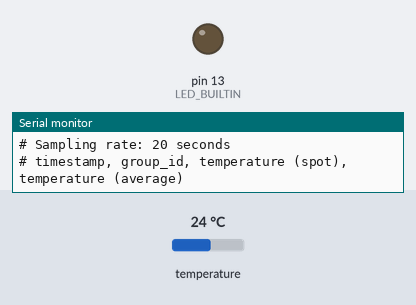
Bench run of a sketch on a simulated Arduino Uno, built with avr-gcc and run on an emulated ATmega328P. On the bench: output pins drawn as LEDs (lit = HIGH), the last lines printed to the serial monitor. Inputs (shaded band) come from the test bench; at power-on: temperature 24 °C. The local clock reads 2024-03-15 10:24:30 at power-on unless the sketch sets it; storage starts empty.

Above: at 10.1 s.
At 20.21 s:
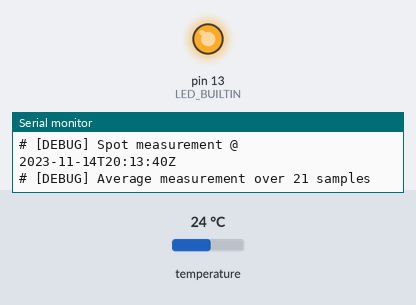
Timing chart, 0 to 26.6 s (numbered marks = the images above):
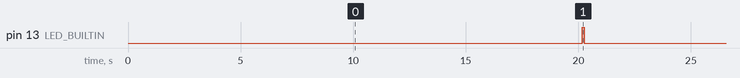

Measured:
- by itself, pin 13 (LED_BUILTIN): alternates HIGH for 0.09 s and LOW for 20.3 s

The sketch:

TemperatureLogger.ino
```cpp
/***********************************************************
 * Read a DS18B20 temperature sensor
 * Author: Markus Ritschel
 * E-Mail: git@markusritschel.de
 * ************************************************************/
// Load required libraries
#include <RTClib.h>
#include <OneWire.h>
#include <DallasTemperature.h>
#include <SD.h>


// Define variables and constants
#define ONE_WIRE_BUS 2                    // Data wire is plugged into DIGITAL PIN on the Arduino
const String logfile = "temperature.log"; // Name of the log file on the SD card
const int group_id = 1;                   // Your group ID to identify your logger
unsigned long currentMillis;
unsigned long lastMillis;
const unsigned long measurementInterval = 20*1000; // Measurement interval in milliseconds


// setup instances
RTC_DS1307 rtc;                       // Setup RTC instance and make available as `rtc`
OneWire oneWire(ONE_WIRE_BUS);        // Setup a oneWire instance to communicate with any OneWire device
DallasTemperature sensors(&oneWire);  // Pass oneWire reference to DallasTemperature library


void setup(void)
{
  pinMode(LED_BUILTIN, OUTPUT);

  Serial.begin(9600);   // Start Serial communication

  // Initialize RTC
  if (!rtc.begin()) {
    Serial.println("Couldn't find RTC");
    Serial.flush();
    while (1);
  }

  // automatically set the RTC to the date & time on PC this sketch was compiled
  rtc.adjust(DateTime(F(__DATE__), F(__TIME__)) - TimeSpan(0,1,59,50));   // adjust clock via local time to UTC
  Serial.println(F("RTC adjusted to UTC time!"));

  // Initialize the SD card module (connects internally to pin 10)
  if (!SD.begin(10)) {
    Serial.println("# SD card failed, or not present");
    return;     // don't do anything more:
  } else {
    Serial.println("# SD card initialized");
  }

  // Locate sensors on the bus
  static int deviceCount;
  Serial.print("# Locating devices on pin ");
  Serial.print(ONE_WIRE_BUS);
  Serial.println("");

  // NOTE: When writing to SD, comment out non-data strings with `#`
  write2SD("# Sampling rate: ");
  write2SD(String(measurementInterval/1000));
  writeln2SD(" seconds");
  writeln2SD("# timestamp, group_id, temperature (spot), temperature (average)");

  lastMillis = millis();
}

void loop(void)
{
  static unsigned long deltaMillis;
  static int sampleIndex = 0;
  static float tempC;
  static float tempAvg = 0;
  static float tempSpot = 0;

  // Send command to all the sensors for temperature conversion
  sensors.requestTemperatures();
  // Read temperature data from sensor
  tempC = sensors.getTempCByIndex(0);
  tempAvg += tempC;
  sampleIndex += 1;

  currentMillis = millis();
  deltaMillis = currentMillis-lastMillis;

  // If interval has passed, write output
  if (deltaMillis >= (measurementInterval-200))
  {
    // Measurement done
    digitalWrite(LED_BUILTIN, HIGH);
    // Divide by number of samples to get average value
    tempAvg /= sampleIndex;
    Serial.print("# [DEBUG] Average measurement over ");
    Serial.print(sampleIndex);
    Serial.println(" samples");

    // # timestamp, sensor_id (2 digits), T in °C (2 digits; spot), T in °C (2 digits; avg)
    write2SD(getISOtime());
    write2SD(", ");
    write2SD(twodigits(group_id));
    write2SD(", ");
    write2SD(String(tempSpot));
    write2SD(", ");
    write2SD(String(tempAvg));
    writeln2SD("");

    // Reset variables
    tempAvg = 0;
    tempSpot = 0;
    sampleIndex = 0;
    lastMillis = currentMillis;

    digitalWrite(LED_BUILTIN, LOW);
  } else
  // Set spot measurement if about half the time has elapsed (i.e. by around 750ms)
  if ((deltaMillis > measurementInterval/3) and (deltaMillis%(measurementInterval/2) <= 750))
  {
    tempSpot = tempC;
    Serial.print("# [DEBUG] Spot measurement @ ");
    Serial.println(getISOtime());
  }

  delay(200);
}


/******************************************
Helper function to format datetime elements
as two digit (leading zeros) string

Parameters: Integer value
Returns: String repr. of two digit number
******************************************/
String twodigits(int x) {
    String output = "";
    if (x < 10) {
        output += "0";
        output += x;
    } else {
        output = x;
    }
    return output;
}
/*****************************************/


/******************************************
Helper function to generate timestamp in
ISO8601 format.
******************************************/
String getISOtime() {
  DateTime now = rtc.now();
  String ISO8601_time = "";

  ISO8601_time +=  now.year();
  ISO8601_time +=  "-";
  ISO8601_time +=  twodigits(now.month());
  ISO8601_time +=  "-";
  ISO8601_time +=  twodigits(now.day());
  ISO8601_time +=  "T";
  ISO8601_time +=  twodigits(now.hour());
  ISO8601_time +=  ":";
  ISO8601_time +=  twodigits(now.minute());
  ISO8601_time +=  ":";
  ISO8601_time +=  twodigits(now.second());
  ISO8601_time +=  "Z";

  return ISO8601_time;
}
/*****************************************/


/******************************************
Helper functions to write to SD card
******************************************/
void write2SD(String dataString) {
  File myFile = SD.open(logfile, FILE_WRITE);
  if (myFile) {
    myFile.print(dataString);
    myFile.close();
  };
  Serial.print(dataString);
}

void writeln2SD(String dataString) {
  File myFile = SD.open(logfile, FILE_WRITE);
  if (myFile) {
    myFile.println(dataString);
    myFile.close();
  };
  Serial.println(dataString);
}
/*****************************************/
```
